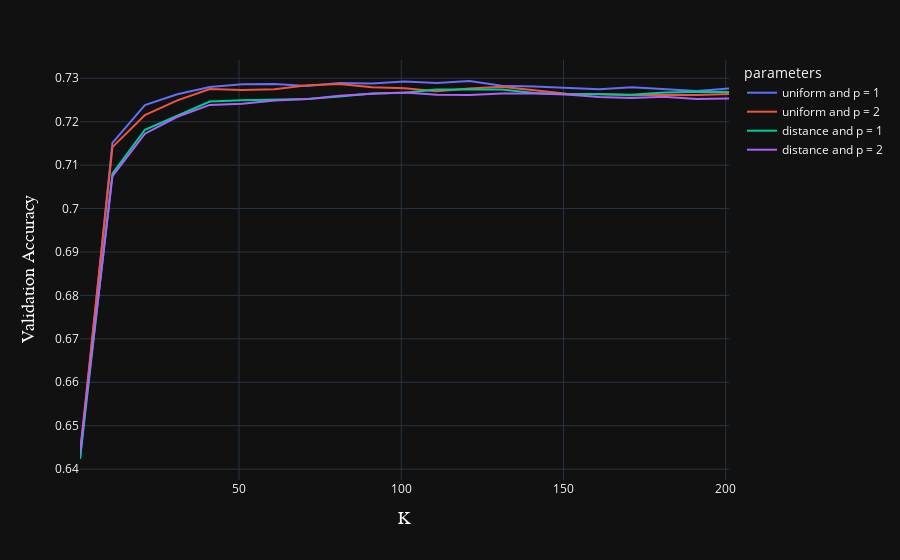

The notebook cell this image was saved under:
### Code cell
#vizualizing validation accuracy over all K values while also varying weights and distance calculations
fig = px.line(results, x='k',y='valid accuracy', color='parameters')
font = dict(size=18,family='Arial',color='white')
fig.update_yaxes(title = 'Validation Accuracy',title_font = font)
fig.update_xaxes(title = 'K', title_font= font)
fig.show()

### Figure 1 — Plotly figure (JSON) as saved in the notebook; plotly's stock layout.template omitted (floating-point values rounded to 4 significant figures)
{"data": [{"hovertemplate": "parameters=uniform and p = 1<br>k=%{x}<br>valid accuracy=%{y}<extra></extra>", "legendgroup": "uniform and p = 1", "line": {"color": "#636efa", "dash": "solid"}, "marker": {"symbol": "circle"}, "mode": "lines", "name": "uniform and p = 1", "orientation": "v", "showlegend": true, "x": [1, 11, 21, 31, 41, 51, 61, 71, 81, 91, 101, 111, 121, 131, 141, 151, 161, 171, 181, 191, 201], "xaxis": "x", "y": [0.6423, 0.7151, 0.7238, 0.7263, 0.728, 0.7286, 0.7287, 0.7282, 0.7289, 0.7288, 0.7293, 0.7289, 0.7294, 0.7283, 0.7281, 0.7278, 0.7275, 0.7279, 0.7274, 0.727, 0.7276], "yaxis": "y", "type": "scatter"}, {"hovertemplate": "parameters=uniform and p = 2<br>k=%{x}<br>valid accuracy=%{y}<extra></extra>", "legendgroup": "uniform and p = 2", "line": {"color": "#EF553B", "dash": "solid"}, "marker": {"symbol": "circle"}, "mode": "lines", "name": "uniform and p = 2", "orientation": "v", "showlegend": true, "x": [1, 11, 21, 31, 41, 51, 61, 71, 81, 91, 101, 111, 121, 131, 141, 151, 161, 171, 181, 191, 201], "xaxis": "x", "y": [0.6437, 0.7141, 0.7215, 0.7249, 0.7275, 0.7273, 0.7275, 0.7284, 0.7287, 0.7279, 0.7277, 0.727, 0.7276, 0.728, 0.7272, 0.7264, 0.7264, 0.7261, 0.7262, 0.7262, 0.7264], "yaxis": "y", "type": "scatter"}, {"hovertemplate": "parameters=distance and p = 1<br>k=%{x}<br>valid accuracy=%{y}<extra></extra>", "legendgroup": "distance and p = 1", "line": {"color": "#00cc96", "dash": "solid"}, "marker": {"symbol": "circle"}, "mode": "lines", "name": "distance and p = 1", "orientation": "v", "showlegend": true, "x": [1, 11, 21, 31, 41, 51, 61, 71, 81, 91, 101, 111, 121, 131, 141, 151, 161, 171, 181, 191, 201], "xaxis": "x", "y": [0.6423, 0.708, 0.7181, 0.7215, 0.7247, 0.7249, 0.7251, 0.7252, 0.7258, 0.7265, 0.7267, 0.7274, 0.7274, 0.7274, 0.7266, 0.7263, 0.7263, 0.7262, 0.7267, 0.7269, 0.7268], "yaxis": "y", "type": "scatter"}, {"hovertemplate": "parameters=distance and p = 2<br>k=%{x}<br>valid accuracy=%{y}<extra></extra>", "legendgroup": "distance and p = 2", "line": {"color": "#ab63fa", "dash": "solid"}, "marker": {"symbol": "circle"}, "mode": "lines", "name": "distance and p = 2", "orientation": "v", "showlegend": true, "x": [1, 11, 21, 31, 41, 51, 61, 71, 81, 91, 101, 111, 121, 131, 141, 151, 161, 171, 181, 191, 201], "xaxis": "x", "y": [0.6437, 0.7075, 0.7172, 0.7211, 0.7239, 0.7241, 0.7249, 0.7252, 0.726, 0.7265, 0.7267, 0.7262, 0.7262, 0.7265, 0.7265, 0.7263, 0.7257, 0.7254, 0.7258, 0.7253, 0.7254], "yaxis": "y", "type": "scatter"}], "layout": {"xaxis": {"anchor": "y", "domain": [0.0, 1.0], "title": {"text": "K", "font": {"size": 18, "family": "Arial", "color": "white"}}}, "yaxis": {"anchor": "x", "domain": [0.0, 1.0], "title": {"text": "Validation Accuracy", "font": {"size": 18, "family": "Arial", "color": "white"}}}, "legend": {"title": {"text": "parameters"}, "tracegroupgap": 0}, "margin": {"t": 60}}}
